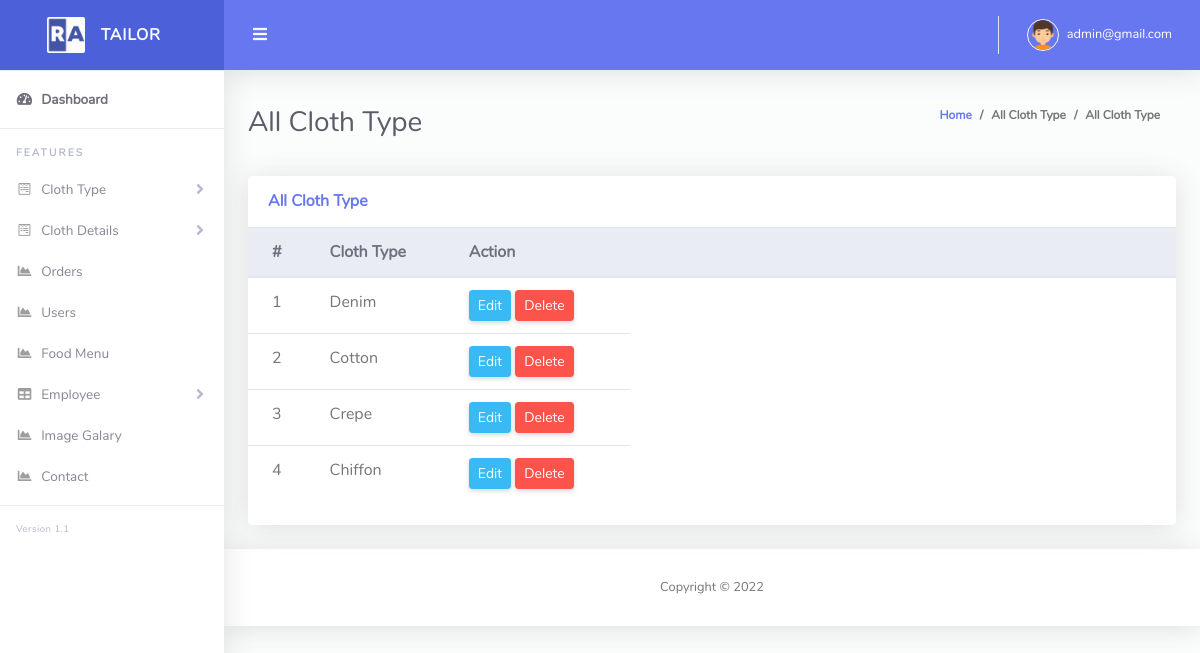
Page /admin/typelist.php (signed in) on the earlier database version.
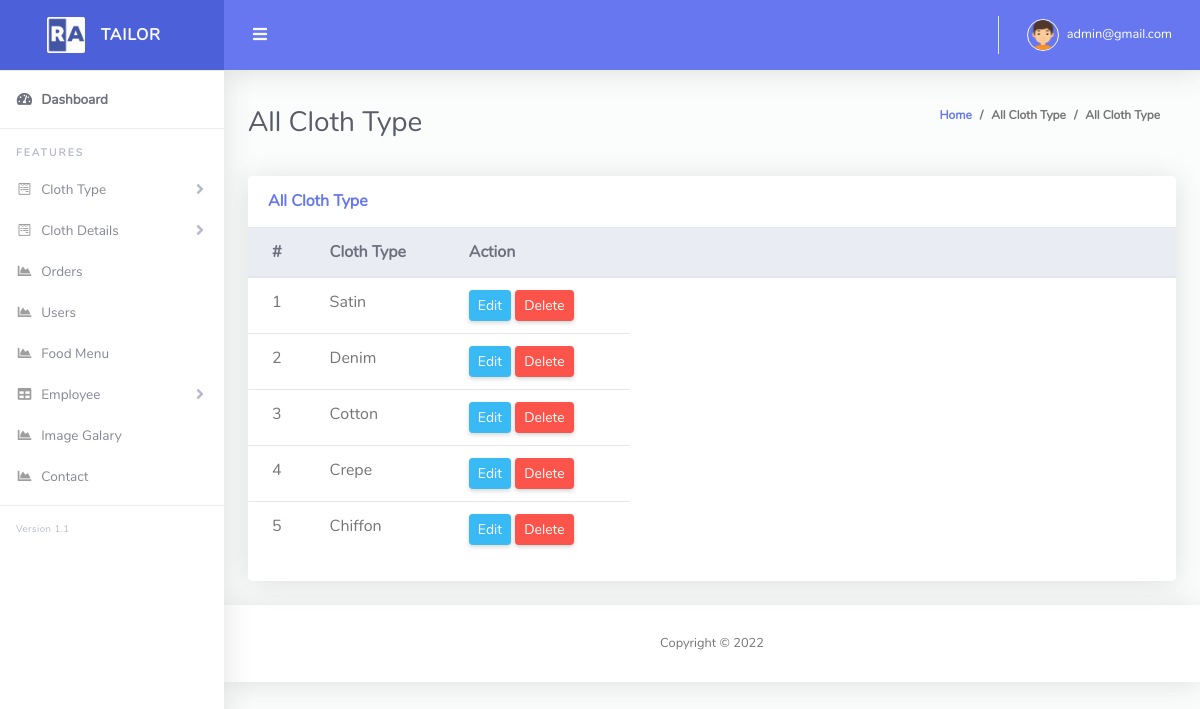
Same page on the later database version.
### tables this page shows
CREATE TABLE `cloth_type` (
  `id` int(11) NOT NULL,
  `name` varchar(255) NOT NULL
);

### Classes/DB.php (called while the page is built, shortened)
<?php
class DB
{
    public function connect(){
        $this->conn = new mysqli("localhost","root","","tailor_shop");
        if ($this->conn->connect_error) {
          die("Connection failed: " . $this->conn->connect_error);
        }
        else{
            return $msg =  "connected";
        }
    }
}
?>

### Classes/ClothClass.php (called while the page is built, shortened)
<?php
include_once 'db.php';
class ClothClass extends DB
{
    public function viewType(){
        $query = "SELECT * FROM cloth_type order by id desc";
        $result = $this->conn->query($query);
        return $result;
    }
}
?>

### admin/typelist.php (the view, shortened to what this page needs)
<?php include 'layouts/header.php'; ?>
<div class="container-fluid" id="container-wrapper">
    <div class="d-sm-flex align-items-center justify-content-between mb-4">
    <h1 class="h3 mb-0 text-gray-800">All Cloth Type</h1>
    <ol class="breadcrumb">
        <li class="breadcrumb-item"><a href="./">Home</a></li>
        <li class="breadcrumb-item">All Cloth Type</li>
        <li class="breadcrumb-item active" aria-current="page">All Cloth Type</li>
    </ol>
    </div>
    <div class="row">
        <div class="col-lg-12 mb-4">
            <div class="card">
            <div class="card-header py-3 d-flex flex-row align-items-center justify-content-between">
                <h6 class="m-0 font-weight-bold text-primary">All Cloth Type</h6>
            </div>
            <div class="table-responsive">
                <table class="table align-items-center table-flush">
                <thead class="thead-light">
                    <tr>
                        <th width="5%">#</th>
                        <th width="15%">Cloth Type</th>
                        <th width="20%">Action</th>
                        <th></th>
                    </tr>
                </thead>
                <tbody>
                    <?php
                        $i = 0;
                        $view = $cloth->viewType();
                        foreach($view as $value){
                    ?>
                    <tr>
                        <td><?php echo $i+=1; ?></td>
                        <td><?php echo $value['name']; ?></td>
                        <?php  if ($role==0) { ?>
                        <td>
                            <a href="edit_type.php?typeid=<?php echo $value['id'] ;?>" class="btn btn-sm btn-info">Edit</a>
                            <a onclick="return confirm('Are you sure to Delete?');" href="?deltype=<?php echo $value['id'] ;?>" class="btn btn-sm btn-danger">Delete</a>
                        </td>
                        <?php } ?>
                    </tr>
                    <?php } ?>
                </tbody>
                </table>
            </div>
            <div class="card-footer"></div>
            </div>
        </div>
    </div>
</div>
<?php include 'layouts/footer.php';?>

### admin/layouts/header.php (shortened to what this page needs)
<?php
include '../Classes/ClothClass.php';
$cloth = new ClothClass();
$role = $_SESSION['role'];
?>
<!DOCTYPE html>
<html lang="en">
<head>
  <link href="vendor/fontawesome-free/css/all.min.css" rel="stylesheet" type="text/css">
  <link href="vendor/bootstrap/css/bootstrap.min.css" rel="stylesheet" type="text/css">
  <link href="css/ruang-admin.min.css" rel="stylesheet">
  <link href="vendor/datatables/dataTables.bootstrap4.min.css" rel="stylesheet">
</head>
<body id="page-top">
  <div id="wrapper">
    <ul class="navbar-nav sidebar sidebar-light accordion" id="accordionSidebar">
      <a class="sidebar-brand d-flex align-items-center justify-content-center" href="index.php">
        <div class="sidebar-brand-icon">
          <img src="img/logo/logo2.png">
        </div>
        <div class="sidebar-brand-text mx-3">TAILOR</div>
      </a>
      <hr class="sidebar-divider my-0">
      <li class="nav-item active">
        <a class="nav-link" href="index.php">
          <i class="fas fa-fw fa-tachometer-alt"></i>
          <span>Dashboard</span></a>
      </li>
      <hr class="sidebar-divider">
      <div class="sidebar-heading">
        Features
      </div>
      <div>
      <li class="nav-item">
        <a class="nav-link collapsed" href="#" data-toggle="collapse" data-target="#collapseForm" aria-expanded="true"
          aria-controls="collapseForm">
          <i class="fab fa-fw fa-wpforms"></i>
          <span>Cloth Type</span>
        </a>
      </li>
      <li class="nav-item">
        <a class="nav-link collapsed" href="#" data-toggle="collapse" data-target="#collapseForm1" aria-expanded="true"
          aria-controls="collapseForm">
          <i class="fab fa-fw fa-wpforms"></i>
          <span>Cloth Details</span>
        </a>
      </li>
      <li class="nav-item">
        <a class="nav-link" href="order.php">
          <i class="fas fa-fw fa-chart-area"></i>
          <span>Orders</span>
        </a>
      </li>
      <li class="nav-item">
        <a class="nav-link" href="users.php">
          <i class="fas fa-fw fa-chart-area"></i>
          <span>Users</span>
        </a>
      </li>
      <li class="nav-item">
        <a class="nav-link" href="food.php">
          <i class="fas fa-fw fa-chart-area"></i>
          <span>Food Menu</span>
        </a>
      </li>
      <li class="nav-item">
        <a class="nav-link collapsed" href="#" data-toggle="collapse" data-target="#collapseTable" aria-expanded="true"
          aria-controls="collapseTable">
          <i class="fas fa-fw fa-table"></i>
          <span>Employee</span>
        </a>
      </li>
      <li class="nav-item">
        <a class="nav-link" href="images.php">
          <i class="fas fa-fw fa-chart-area"></i>
          <span>Image Galary</span>
        </a>
      </li>
      <li class="nav-item">
        <a class="nav-link" href="contact.php">
          <i class="fas fa-fw fa-chart-area"></i>
          <span>Contact</span>
        </a>
      </li>
      <hr class="sidebar-divider">
      <div class="version" id="version-ruangadmin"></div>
    </ul>
    <div id="content-wrapper" class="d-flex flex-column">
      <div id="content">
        <nav class="navbar navbar-expand navbar-light bg-navbar topbar mb-4 static-top">
          <button id="sidebarToggleTop" class="btn btn-link rounded-circle mr-3">
            <i class="fa fa-bars"></i>
          </button>
          <ul class="navbar-nav ml-auto">
            <li class="nav-item dropdown no-arrow">
              <a class="nav-link dropdown-toggle" href="#" id="userDropdown" role="button" data-toggle="dropdown"
                aria-haspopup="true" aria-expanded="false">
                <img class="img-profile rounded-circle" src="img/boy.png" style="max-width: 60px">
                <span class="ml-2 d-none d-lg-inline text-white small"><?php echo  $_SESSION['email']; ?></span>
              </a>
            </li>
          </ul>
        </nav>

### admin/layouts/footer.php (shortened to what this page needs)
<footer class="sticky-footer bg-white">
  <div class="container my-auto">
    <div class="copyright text-center my-auto">
      <span>Copyright &copy; <script> document.write(new Date().getFullYear()); </script>
      </span>
    </div>
  </div>
</footer>
    </div>
  </div>
</body>
</html>

Differences in the rows shown:
added cloth_type: i "1", name "Satin"
computed for cloth_type "Denim": i "1" → "2"
computed for cloth_type "Cotton": i "2" → "3"
computed for cloth_type "Crepe": i "3" → "4"
computed for cloth_type "Chiffon": i "4" → "5"
